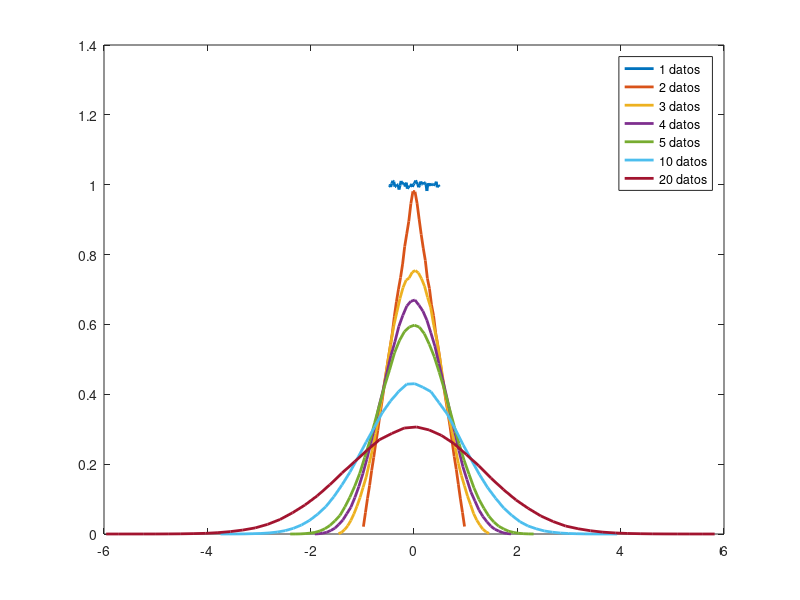

Recreate this plot in MATLAB.
## Generemos muchos puntos aleatorios, tomados de una distribución
## uniforme
m=1000000; ## Número de puntos
bins=50;

## Acumulemos muestras aleatorias uniformemente distribuidas para
## ver comportamiento acumulado

figure(2,"name","Distribuciones acumuladas");
hold off;
for n=[1 2 3 4 5 10 20]
  title=sprintf(";%i datos;",n);

  d=sum(rand(n,m)-0.5,1);
  [nn,xx] = hist(d,bins,1); ## Muestre histograma normalizado
  dx=xx(2)-xx(1);
  plot(xx,nn/dx,title,"linewidth",2);
  hold on;
endfor
